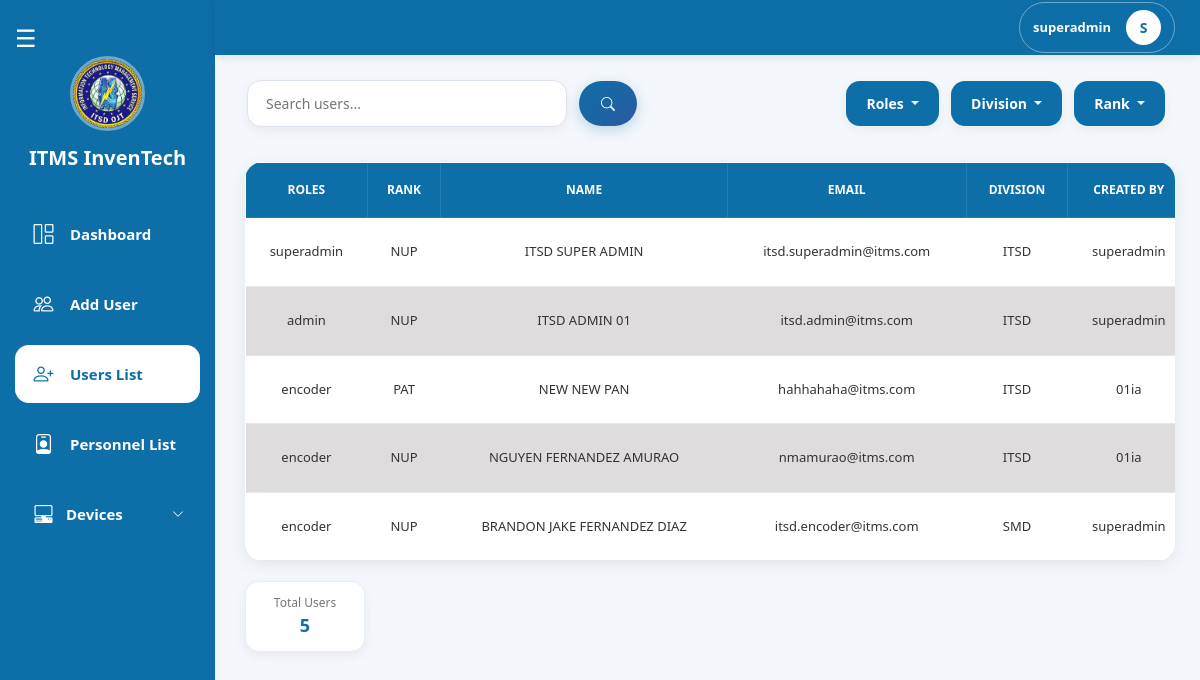
The page /pages/superadmin/users_list.php (signed in) on the database its author committed.
### tables this page shows
CREATE TABLE `users` (
  `id` int(11) NOT NULL,
  `role_id` int(11) NOT NULL,
  `division_id` int(11) NOT NULL,
  `email` varchar(255) NOT NULL,
  `password` varchar(255) NOT NULL,
  `rank_id` int(11) NOT NULL,
  `first_name` varchar(255) NOT NULL,
  `middle_name` varchar(255) DEFAULT NULL,
  `last_name` varchar(255) NOT NULL,
  `username` varchar(255) NOT NULL,
  `is_active` tinyint(1) NOT NULL DEFAULT 1,
  `creator_user_id` int(11) NOT NULL,
  `created_date` date NOT NULL DEFAULT current_timestamp(),
  `last_update_at` date DEFAULT NULL
);

CREATE TABLE `roles` (
  `id` int(11) NOT NULL,
  `role_name` varchar(255) NOT NULL
);

CREATE TABLE `ranks` (
  `id` int(11) NOT NULL,
  `rank` varchar(255) NOT NULL,
  `sort_order` int(11) DEFAULT 999
);

CREATE TABLE `divisions` (
  `id` int(11) NOT NULL,
  `division` varchar(100) NOT NULL
);

### pages/superadmin/users_list.php (the view, shortened to what this page needs)
<?php
include("../../config/db.php");
$limit  = 10;
$page   = max(1, (int)($_GET['page'] ?? 1));
$offset = ($page - 1) * $limit;
$search          = trim($_GET['search']    ?? '');
$roleFilters     = array_filter(array_map('intval', (array)($_GET['roles']     ?? [])));
$rankFilters     = array_filter(array_map('intval', (array)($_GET['ranks']     ?? [])));
$divisionFilters = array_filter(array_map('intval', (array)($_GET['divisions'] ?? [])));
$where  = "WHERE u.is_active = 1";
$params = [];
$types  = '';
$baseSql = "
    SELECT u.id, u.username, u.email, u.role_id, u.division_id, u.rank_id, u.is_active,
        TRIM(CONCAT(u.first_name, ' ', IFNULL(u.middle_name,''), ' ', u.last_name)) AS full_name,
        d.division   AS division_name,
        r.rank       AS rank_name,
        rl.role_name AS role_name,
        c.username   AS created_by
    FROM users u
    LEFT JOIN divisions d ON u.division_id = d.id
    LEFT JOIN ranks r     ON u.rank_id     = r.id
    LEFT JOIN roles rl    ON u.role_id     = rl.id
    LEFT JOIN users c     ON u.creator_user_id = c.id
    $where
";
$totalUsers = (int)$conn->query("SELECT COUNT(*) AS total FROM users WHERE is_active = 1")->fetch_assoc()['total'];
$countStmt = $conn->prepare("SELECT COUNT(*) AS total FROM ($baseSql) t");
$countStmt->execute();
$totalFiltered    = (int)$countStmt->get_result()->fetch_assoc()['total'];
$isFiltering      = $search !== '' || !empty($roleFilters) || !empty($rankFilters) || !empty($divisionFilters);
$displayTotalUsers = $isFiltering ? $totalFiltered : $totalUsers;
$dataParams   = $params;
$dataTypes    = $types . 'ii';
$dataParams[] = $limit;
$dataParams[] = $offset;
$stmt = $conn->prepare($baseSql . " ORDER BY FIELD(rl.role_name,'Superadmin','Admin','Encoder','User') ASC, u.id DESC LIMIT ? OFFSET ?");
$stmt->bind_param($dataTypes, ...$dataParams);
$stmt->execute();
$result = $stmt->get_result();
$rows = [];
while ($row = $result->fetch_assoc()) $rows[] = $row;
$allRoles     = [];
$rq = $conn->query("SELECT id, role_name FROM roles ORDER BY id ASC");
while ($r = $rq->fetch_assoc()) $allRoles[] = $r;
$allRanks     = [];
$rkq = $conn->query("SELECT id, rank FROM ranks ORDER BY id DESC");
while ($r = $rkq->fetch_assoc()) $allRanks[] = $r;
$allDivisions = [];
$dq = $conn->query("SELECT id, division FROM divisions ORDER BY id ASC");
while ($r = $dq->fetch_assoc()) $allDivisions[] = $r;
?>
<!DOCTYPE html>
<html lang="en">
<head>
    <link href="https://cdn.jsdelivr.net/npm/bootstrap@5.3.3/dist/css/bootstrap.min.css" rel="stylesheet">
    <link rel="stylesheet" href="https://cdn.jsdelivr.net/npm/bootstrap-icons@1.11.3/font/bootstrap-icons.min.css">
    <link rel="stylesheet" href="../superadmin/css/super_admin.css">
    <link rel="stylesheet" href="css/superadmin_navbar.css">
    <link rel="stylesheet" href="./css/superadmin_sidebar.css">
</head>
<body>
    <?php include 'superadmin_sidebar.php'; ?>
    <?php include 'superadmin_navbar.php'; ?>
    <div class="top-bar">
        <div class="search-container">
            <form method="GET" class="search-form" action="users_list.php">
                <input type="text" name="search" class="search-input" placeholder="Search users..." value="<?= htmlspecialchars($search) ?>">
                <button type="submit" class="search-btn"><i class="bi bi-search"></i></button>
            </form>
        </div>
        <div class="right-side">
            <form method="GET" action="users_list.php" id="filterForm" style="display:contents;">
                <div class="dropdown">
                    <?php $roleLabel = empty($roleFilters) ? 'Roles' : (count($roleFilters) === 1
                        ? ($allRoles[array_search($roleFilters[0], array_column($allRoles, 'id'))]['role_name'] ?? 'Roles')
                        : count($roleFilters) . ' Roles selected'); ?>
                    <button class="btn filter-btn dropdown-toggle" type="button"
                        data-bs-toggle="dropdown" data-bs-auto-close="outside">
                        <?= htmlspecialchars($roleLabel) ?>
                    </button>
                </div>
                <div class="dropdown">
                    <?php $divLabel = empty($divisionFilters) ? 'Division' : (count($divisionFilters) === 1
                        ? ($allDivisions[array_search($divisionFilters[0], array_column($allDivisions, 'id'))]['division'] ?? 'Division')
                        : count($divisionFilters) . ' Divisions selected'); ?>
                    <button class="btn filter-btn dropdown-toggle" type="button"
                        data-bs-toggle="dropdown" data-bs-auto-close="outside">
                        <?= htmlspecialchars($divLabel) ?>
                    </button>
                </div>
                <div class="dropdown">
                    <?php $rankLabel = empty($rankFilters) ? 'Rank' : (count($rankFilters) === 1
                        ? ($allRanks[array_search($rankFilters[0], array_column($allRanks, 'id'))]['rank'] ?? 'Rank')
                        : count($rankFilters) . ' Ranks selected'); ?>
                    <button class="btn filter-btn dropdown-toggle" type="button"
                        data-bs-toggle="dropdown" data-bs-auto-close="outside">
                        <?= htmlspecialchars($rankLabel) ?>
                    </button>
                </div>
            </form>
        </div>
    </div>
    <div class="contenttable">
        <div class="table-container">
            <table class="users-table" id="usersTable">
                <thead>
                    <tr>
                        <th>ROLES</th>
                        <th>RANK</th>
                        <th>NAME</th>
                        <th>EMAIL</th>
                        <th>DIVISION</th>
                        <th>CREATED BY</th>
                    </tr>
                </thead>
                <tbody id="usersTableBody">
                    <?php if (!empty($rows)): ?>
                        <?php foreach ($rows as $row): ?>
                            <tr id="row-<?= $row['id'] ?>">
                                <td><?= htmlspecialchars($row['role_name']     ?? 'N/A') ?></td>
                                <td><?= htmlspecialchars($row['rank_name']     ?? 'N/A') ?></td>
                                <td><?= htmlspecialchars($row['full_name']) ?></td>
                                <td><?= htmlspecialchars($row['email']) ?></td>
                                <td><?= htmlspecialchars($row['division_name'] ?? 'N/A') ?></td>
                                <td><?= htmlspecialchars($row['created_by']    ?? 'SYSTEM') ?></td>
                            </tr>
                        <?php endforeach; ?>
                    <?php else: ?>
                        <tr id="noDataRow">
                            <td colspan="7" class="text-center py-3">No users found.</td>
                        </tr>
                    <?php endif; ?>
                </tbody>
            </table>
        </div>
        <div class="table-footer">
            <div class="user-stats">
                <div class="stat-box total">
                    <span class="label">Total Users</span>
                    <span class="value" id="totalUserCount"><?= $displayTotalUsers ?></span>
                </div>
            </div>
        </div>
    </div>
</body>
</html>

### pages/superadmin/superadmin_navbar.php (shortened to what this page needs)
<?php
$user = $_SESSION['user'] ?? [];
$username = $user['username'] ?? 'User';
?>
<header class="header">
    <div class="navbar">
        <div class="admin-profile" id="adminProfile">
            <span class="username">
                <?= htmlspecialchars($username) ?>
            </span>
            <div class="profile-avatar">
                <?= strtoupper(substr($username, 0, 1)) ?>
            </div>
        </div>
    </div>
</header>

### pages/superadmin/css/super_admin.css (style rules this page uses)
body { background: #f4f7fb; overflow-x: hidden; }
.top-bar { margin-top: 80px; margin-left: 247px; margin-right: 35px; display: flex; justify-content: space-between; align-items: center; gap: 20px; flex-wrap: wrap; transition: all 0.3s ease; }
.search-container { display: flex; align-items: center; }
.search-form { display: flex; align-items: center; gap: 12px; }
.right-side { display: flex; align-items: center; gap: 12px; }
.filter-btn { border: none; padding: 12px 20px; border-radius: 14px; background: #0d6ea8; color: white; font-size: 14px; font-weight: 600; cursor: pointer; box-shadow: 0 4px 12px rgba(0, 0, 0, 0.06); transition: all 0.3s ease; }
.search-input { width: 320px; padding: 12px 18px; border: 1px solid #dce3ec; border-radius: 14px; outline: none; font-size: 14px; font-weight: 500; background: #ffffff; box-shadow: 0 4px 12px rgba(0, 0, 0, 0.06); transition: all 0.3s ease; }
.search-btn { border: none; padding: 12px 22px; border-radius: 24px; background: linear-gradient(135deg, #0d6ea8, #2c5aa0); color: white; font-size: 14px; font-weight: 600; cursor: pointer; transition: all 0.3s ease; box-shadow: 0 4px 14px rgba(13, 110, 168, 0.25); }
.contenttable { margin-left: 220px; margin-top: 10px; padding: 25px; transition: all 0.3s ease; }
.table-container { width: 100%; background: #fff; border-radius: 18px; overflow-x: auto; box-shadow: 0 4px 18px rgba(0, 0, 0, 0.08); }
.users-table { width: 100%; border-collapse: collapse; min-width: 1200px; }
.users-table thead { background: #0d6ea8; }
.users-table thead th { color: white; padding: 18px 12px; border: 1px solid rgba(255, 255, 255, 0.1); font-size: 12px; font-weight: 700; text-align: center; white-space: nowrap; text-transform: uppercase; }
.users-table tbody td { padding: 16px 12px; font-size: 13px; text-align: center; border-bottom: 1px solid #e5e7eb; color: #333; white-space: nowrap; }
.table-footer { margin-top: 20px; display: flex; justify-content: space-between; align-items: center; gap: 20px; flex-wrap: wrap; }
.user-stats { display: flex; gap: 12px; }
.stat-box { min-width: 120px; padding: 12px 16px; border-radius: 14px; background: #fff; border: 1px solid #e6eef5; box-shadow: 0 4px 12px rgba(0, 0, 0, 0.06); text-align: center; }
.stat-box .label { font-size: 12px; color: #777; display: block; }
.stat-box .value { font-size: 18px; font-weight: bold; color: #0d6ea8; }
.users-table tbody tr:nth-child(odd) { background-color: #ffffff; }
.users-table tbody tr:nth-child(even) { background-color: #dedcdc; }

### pages/superadmin/css/superadmin_navbar.css (style rules this page uses)
.header { position: fixed; top: 0; left: 214.9px; right: 0; height: 55px; background: #0d6ea8; display: flex; align-items: center; padding: 0 25px; box-shadow: 0 2px 10px rgba(0, 0, 0, 0.1); z-index: 1000; transition: 0.3s; }
.navbar { width: 100%; display: flex; align-items: center; justify-content: space-between; }
.admin-profile { display: flex; align-items: center; gap: 15px; padding: 7px 13px; margin-left: auto; border-radius: 30px; border: 1px solid rgba(255, 255, 255, 0.4); cursor: pointer; color: white; position: relative; transition: 0.3s; }
.username { font-size: 13px; font-weight: 600; }
.profile-avatar { width: 35px; height: 35px; background: white; color: #0d6ea8; border-radius: 50%; display: flex; align-items: center; justify-content: center; font-weight: bold; font-size: 14px; }

### pages/superadmin/css/superadmin_sidebar.css (style rules this page uses)
.dropdown { width: 100%; font-size: 15px; font-weight: 600; }

### rows shown on the page
users: username "superadmin", username "S", role.role_name "superadmin", rank.rank "NUP", full_name "ITSD SUPER ADMIN", email "itsd.superadmin@itms.com", division.division "ITSD"
users: role.role_name "admin", rank.rank "NUP", full_name "ITSD ADMIN 01", email "itsd.admin@itms.com", division.division "ITSD", users.username "superadmin"
users: role.role_name "encoder", rank.rank "PAT", full_name "NEW NEW PAN", email "hahhahaha@itms.com", division.division "ITSD", users.username "01ia"
users: role.role_name "encoder", rank.rank "NUP", full_name "NGUYEN FERNANDEZ AMURAO", email "nmamurao@itms.com", division.division "ITSD", users.username "01ia"
users: role.role_name "encoder", rank.rank "NUP", full_name "BRANDON JAKE FERNANDEZ DIAZ", email "itsd.encoder@itms.com", division.division "SMD", users.username "superadmin"

### other values the page prints
$roleLabel "Roles"
$divLabel "Division"
$rankLabel "Rank"
$displayTotalUsers "5"
